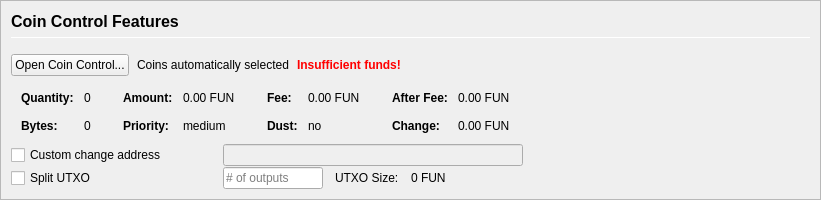
         <widget class="QFrame" name="frameCoinControl">
          <property name="sizePolicy">
           <sizepolicy hsizetype="Expanding" vsizetype="Expanding">
            <horstretch>0</horstretch>
            <verstretch>0</verstretch>
           </sizepolicy>
          </property>
          <property name="maximumSize">
           <size>
            <width>16777215</width>
            <height>16777215</height>
           </size>
          </property>
          <property name="frameShape">
           <enum>QFrame::StyledPanel</enum>
          </property>
          <property name="frameShadow">
           <enum>QFrame::Sunken</enum>
          </property>
          <layout class="QVBoxLayout" name="verticalLayoutCoinControl2">
           <property name="spacing">
            <number>0</number>
           </property>
           <property name="leftMargin">
            <number>0</number>
           </property>
           <property name="topMargin">
            <number>0</number>
           </property>
           <property name="rightMargin">
            <number>0</number>
           </property>
           <property name="bottomMargin">
            <number>0</number>
           </property>
           <item>
            <widget class="QFrame" name="frameCoinControl_BG">
             <layout class="QVBoxLayout" name="verticalLayoutCoinControl" stretch="0,0,0,0,0,0">
              <property name="spacing">
               <number>1</number>
              </property>
              <property name="leftMargin">
               <number>10</number>
              </property>
              <property name="topMargin">
               <number>10</number>
              </property>
              <item>
               <layout class="QHBoxLayout" name="horizontalLayoutCoinControl1">
                <property name="bottomMargin">
                 <number>15</number>
                </property>
                <item>
                 <layout class="QVBoxLayout" name="verticalLayout_3">
                  <property name="spacing">
                   <number>6</number>
                  </property>
                  <item>
                   <widget class="QLabel" name="labelCoinControlFeatures">
                    <property name="sizePolicy">
                     <sizepolicy hsizetype="Preferred" vsizetype="Maximum">
                      <horstretch>0</horstretch>
                      <verstretch>0</verstretch>
                     </sizepolicy>
                    </property>
                    <property name="minimumSize">
                     <size>
                      <width>0</width>
                      <height>20</height>
                     </size>
                    </property>
                    <property name="font">
                     <font>
                      <pointsize>12</pointsize>
                      <weight>75</weight>
                      <bold>true</bold>
                     </font>
                    </property>
                    <property name="styleSheet">
                     <string notr="true">font-weight:bold;</string>
                    </property>
                    <property name="text">
                     <string>Coin Control Features</string>
                    </property>
                   </widget>
                  </item>
                  <item>
                   <widget class="Line" name="line">
                    <property name="minimumSize">
                     <size>
                      <width>0</width>
                      <height>1</height>
                     </size>
                    </property>
                    <property name="maximumSize">
                     <size>
                      <width>16777215</width>
                      <height>1</height>
                     </size>
                    </property>
                    <property name="orientation">
                     <enum>Qt::Horizontal</enum>
                    </property>
                   </widget>
                  </item>
                 </layout>
                </item>
               </layout>
              </item>
              <item>
               <layout class="QHBoxLayout" name="horizontalLayoutCoinControl2" stretch="0,0,0,0">
                <property name="spacing">
                 <number>8</number>
                </property>
                <property name="bottomMargin">
                 <number>10</number>
                </property>
                <item>
                 <widget class="QPushButton" name="pushButtonCoinControl">
                  <property name="styleSheet">
                   <string notr="true"/>
                  </property>
                  <property name="text">
                   <string>Open Coin Control...</string>
                  </property>
                  <property name="autoDefault">
                   <bool>false</bool>
                  </property>
                 </widget>
                </item>
                <item>
                 <widget class="QLabel" name="labelCoinControlAutomaticallySelected">
                  <property name="text">
                   <string>Coins automatically selected</string>
                  </property>
                  <property name="margin">
                   <number>5</number>
                  </property>
                 </widget>
                </item>
                <item>
                 <widget class="QLabel" name="labelCoinControlInsuffFunds">
                  <property name="font">
                   <font>
                    <weight>75</weight>
                    <bold>true</bold>
                   </font>
                  </property>
                  <property name="styleSheet">
                   <string notr="true">color:red;font-weight:bold;</string>
                  </property>
                  <property name="text">
                   <string>Insufficient funds!</string>
                  </property>
                  <property name="margin">
                   <number>5</number>
                  </property>
                 </widget>
                </item>
                <item>
                 <spacer name="horizontalSpacerCoinControl">
                  <property name="orientation">
                   <enum>Qt::Horizontal</enum>
                  </property>
                  <property name="sizeHint" stdset="0">
                   <size>
                    <width>40</width>
                    <height>1</height>
                   </size>
                  </property>
                 </spacer>
                </item>
               </layout>
              </item>
              <item>
               <widget class="QWidget" name="widgetCoinControl" native="true">
                <property name="sizePolicy">
                 <sizepolicy hsizetype="Preferred" vsizetype="Preferred">
                  <horstretch>0</horstretch>
                  <verstretch>0</verstretch>
                 </sizepolicy>
                </property>
                <property name="minimumSize">
                 <size>
                  <width>0</width>
                  <height>0</height>
                 </size>
                </property>
                <property name="styleSheet">
                 <string notr="true"/>
                </property>
                <layout class="QHBoxLayout" name="horizontalLayoutCoinControl5">
                 <property name="leftMargin">
                  <number>0</number>
                 </property>
                 <property name="topMargin">
                  <number>0</number>
                 </property>
                 <property name="rightMargin">
                  <number>0</number>
                 </property>
                 <property name="bottomMargin">
                  <number>0</number>
                 </property>
                 <item>
                  <layout class="QHBoxLayout" name="horizontalLayoutCoinControl3" stretch="0,0,0,1">
                   <property name="spacing">
                    <number>20</number>
                   </property>
                   <property name="topMargin">
                    <number>0</number>
                   </property>
                   <property name="bottomMargin">
                    <number>10</number>
                   </property>
                   <item>
                    <layout class="QFormLayout" name="formLayoutCoinControl1">
                     <property name="horizontalSpacing">
                      <number>10</number>
                     </property>
                     <property name="verticalSpacing">
                      <number>14</number>
                     </property>
                     <property name="leftMargin">
                      <number>10</number>
                     </property>
                     <property name="topMargin">
                      <number>4</number>
                     </property>
                     <property name="rightMargin">
                      <number>6</number>
                     </property>
                     <item row="0" column="0">
                      <widget class="QLabel" name="labelCoinControlQuantityText">
                       <property name="font">
                        <font>
                         <weight>75</weight>
                         <bold>true</bold>
                        </font>
                       </property>
                       <property name="text">
                        <string>Quantity:</string>
                       </property>
                       <property name="margin">
                        <number>0</number>
                       </property>
                      </widget>
                     </item>
                     <item row="0" column="1">
                      <widget class="QLabel" name="labelCoinControlQuantity">
                       <property name="cursor">
                        <cursorShape>IBeamCursor</cursorShape>
                       </property>
                       <property name="contextMenuPolicy">
                        <enum>Qt::ActionsContextMenu</enum>
                       </property>
                       <property name="text">
                        <string notr="true">0</string>
                       </property>
                       <property name="margin">
                        <number>0</number>
                       </property>
                       <property name="textInteractionFlags">
                        <set>Qt::LinksAccessibleByMouse|Qt::TextSelectableByKeyboard|Qt::TextSelectableByMouse</set>
                       </property>
                      </widget>
                     </item>
                     <item row="1" column="0">
                      <widget class="QLabel" name="labelCoinControlBytesText">
                       <property name="font">
                        <font>
                         <weight>75</weight>
                         <bold>true</bold>
                        </font>
                       </property>
                       <property name="text">
                        <string>Bytes:</string>
                       </property>
                      </widget>
                     </item>
                     <item row="1" column="1">
                      <widget class="QLabel" name="labelCoinControlBytes">
                       <property name="cursor">
                        <cursorShape>IBeamCursor</cursorShape>
                       </property>
                       <property name="contextMenuPolicy">
                        <enum>Qt::ActionsContextMenu</enum>
                       </property>
                       <property name="text">
                        <string notr="true">0</string>
                       </property>
                       <property name="textInteractionFlags">
                        <set>Qt::LinksAccessibleByMouse|Qt::TextSelectableByKeyboard|Qt::TextSelectableByMouse</set>
                       </property>
                      </widget>
                     </item>
                    </layout>
                   </item>
                   <item>
                    <layout class="QFormLayout" name="formLayoutCoinControl2">
                     <property name="horizontalSpacing">
                      <number>10</number>
                     </property>
                     <property name="verticalSpacing">
                      <number>14</number>
                     </property>
                     <property name="leftMargin">
                      <number>6</number>
                     </property>
                     <property name="topMargin">
                      <number>4</number>
                     </property>
                     <property name="rightMargin">
                      <number>6</number>
                     </property>
                     <item row="0" column="0">
                      <widget class="QLabel" name="labelCoinControlAmountText">
                       <property name="font">
                        <font>
                         <weight>75</weight>
                         <bold>true</bold>
                        </font>
                       </property>
                       <property name="text">
                        <string>Amount:</string>
                       </property>
                       <property name="margin">
                        <number>0</number>
                       </property>
                      </widget>
                     </item>
                     <item row="0" column="1">
                      <widget class="QLabel" name="labelCoinControlAmount">
                       <property name="cursor">
                        <cursorShape>IBeamCursor</cursorShape>
                       </property>
                       <property name="contextMenuPolicy">
                        <enum>Qt::ActionsContextMenu</enum>
                       </property>
                       <property name="text">
                        <string notr="true">0.00 FUN</string>
                       </property>
                       <property name="textInteractionFlags">
                        <set>Qt::LinksAccessibleByMouse|Qt::TextSelectableByKeyboard|Qt::TextSelectableByMouse</set>
                       </property>
                      </widget>
                     </item>
                     <item row="1" column="0">
                      <widget class="QLabel" name="labelCoinControlPriorityText">
                       <property name="font">
                        <font>
                         <weight>75</weight>
                         <bold>true</bold>
                        </font>
                       </property>
                       <property name="text">
                        <string>Priority:</string>
                       </property>
                      </widget>
                     </item>
                     <item row="1" column="1">
                      <widget class="QLabel" name="labelCoinControlPriority">
                       <property name="cursor">
                        <cursorShape>IBeamCursor</cursorShape>
                       </property>
                       <property name="contextMenuPolicy">
                        <enum>Qt::ActionsContextMenu</enum>
                       </property>
                       <property name="text">
                        <string>medium</string>
                       </property>
                       <property name="textInteractionFlags">
                        <set>Qt::LinksAccessibleByMouse|Qt::TextSelectableByKeyboard|Qt::TextSelectableByMouse</set>
                       </property>
                      </widget>
                     </item>
                    </layout>
                   </item>
                   <item>
                    <layout class="QFormLayout" name="formLayoutCoinControl3">
                     <property name="horizontalSpacing">
                      <number>10</number>
                     </property>
                     <property name="verticalSpacing">
                      <number>14</number>
                     </property>
                     <property name="leftMargin">
                      <number>6</number>
                     </property>
                     <property name="topMargin">
                      <number>4</number>
                     </property>
                     <property name="rightMargin">
                      <number>6</number>
                     </property>
                     <item row="0" column="0">
                      <widget class="QLabel" name="labelCoinControlFeeText">
                       <property name="font">
                        <font>
                         <weight>75</weight>
                         <bold>true</bold>
                        </font>
                       </property>
                       <property name="text">
                        <string>Fee:</string>
                       </property>
                       <property name="margin">
                        <number>0</number>
                       </property>
                      </widget>
                     </item>
                     <item row="0" column="1">
                      <widget class="QLabel" name="labelCoinControlFee">
                       <property name="cursor">
                        <cursorShape>IBeamCursor</cursorShape>
                       </property>
                       <property name="contextMenuPolicy">
                        <enum>Qt::ActionsContextMenu</enum>
                       </property>
                       <property name="text">
                        <string notr="true">0.00 FUN</string>
                       </property>
                       <property name="textInteractionFlags">
                        <set>Qt::LinksAccessibleByMouse|Qt::TextSelectableByKeyboard|Qt::TextSelectableByMouse</set>
                       </property>
                      </widget>
                     </item>
                     <item row="1" column="0">
                      <widget class="QLabel" name="labelCoinControlLowOutputText">
                       <property name="font">
                        <font>
                         <weight>75</weight>
                         <bold>true</bold>
                        </font>
                       </property>
                       <property name="text">
                        <string>Dust:</string>
                       </property>
                      </widget>
                     </item>
                     <item row="1" column="1">
                      <widget class="QLabel" name="labelCoinControlLowOutput">
                       <property name="cursor">
                        <cursorShape>IBeamCursor</cursorShape>
                       </property>
                       <property name="contextMenuPolicy">
                        <enum>Qt::ActionsContextMenu</enum>
                       </property>
                       <property name="text">
                        <string>no</string>
                       </property>
                       <property name="textInteractionFlags">
                        <set>Qt::LinksAccessibleByMouse|Qt::TextSelectableByKeyboard|Qt::TextSelectableByMouse</set>
                       </property>
                      </widget>
                     </item>
                    </layout>
                   </item>
                   <item>
                    <layout class="QFormLayout" name="formLayoutCoinControl4">
                     <property name="horizontalSpacing">
                      <number>10</number>
                     </property>
                     <property name="verticalSpacing">
                      <number>14</number>
                     </property>
                     <property name="leftMargin">
                      <number>6</number>
                     </property>
                     <property name="topMargin">
                      <number>4</number>
                     </property>
                     <property name="rightMargin">
                      <number>6</number>
                     </property>
                     <item row="0" column="0">
                      <widget class="QLabel" name="labelCoinControlAfterFeeText">
                       <property name="font">
                        <font>
                         <weight>75</weight>
                         <bold>true</bold>
                        </font>
                       </property>
                       <property name="text">
                        <string>After Fee:</string>
                       </property>
                       <property name="margin">
                        <number>0</number>
                       </property>
                      </widget>
                     </item>
                     <item row="0" column="1">
                      <widget class="QLabel" name="labelCoinControlAfterFee">
                       <property name="cursor">
                        <cursorShape>IBeamCursor</cursorShape>
                       </property>
                       <property name="contextMenuPolicy">
                        <enum>Qt::ActionsContextMenu</enum>
                       </property>
                       <property name="text">
                        <string notr="true">0.00 FUN</string>
                       </property>
                       <property name="textInteractionFlags">
                        <set>Qt::LinksAccessibleByMouse|Qt::TextSelectableByKeyboard|Qt::TextSelectableByMouse</set>
                       </property>
                      </widget>
                     </item>
                     <item row="1" column="0">
                      <widget class="QLabel" name="labelCoinControlChangeText">
                       <property name="font">
                        <font>
                         <weight>75</weight>
                         <bold>true</bold>
                        </font>
                       </property>
                       <property name="text">
                        <string>Change:</string>
                       </property>
                      </widget>
                     </item>
                     <item row="1" column="1">
                      <widget class="QLabel" name="labelCoinControlChange">
                       <property name="cursor">
                        <cursorShape>IBeamCursor</cursorShape>
                       </property>
                       <property name="contextMenuPolicy">
                        <enum>Qt::ActionsContextMenu</enum>
                       </property>
                       <property name="text">
                        <string notr="true">0.00 FUN</string>
                       </property>
                       <property name="textInteractionFlags">
                        <set>Qt::LinksAccessibleByMouse|Qt::TextSelectableByKeyboard|Qt::TextSelectableByMouse</set>
                       </property>
                      </widget>
                     </item>
                    </layout>
                   </item>
                  </layout>
                 </item>
                </layout>
               </widget>
              </item>
              <item>
               <layout class="QHBoxLayout" name="horizontalLayoutCoinControl4">
                <property name="spacing">
                 <number>12</number>
                </property>
                <property name="sizeConstraint">
                 <enum>QLayout::SetDefaultConstraint</enum>
                </property>
                <property name="topMargin">
                 <number>0</number>
                </property>
                <property name="rightMargin">
                 <number>0</number>
                </property>
                <item>
                 <widget class="QCheckBox" name="checkBoxCoinControlChange">
                  <property name="sizePolicy">
                   <sizepolicy hsizetype="Preferred" vsizetype="Preferred">
                    <horstretch>0</horstretch>
                    <verstretch>0</verstretch>
                   </sizepolicy>
                  </property>
                  <property name="minimumSize">
                   <size>
                    <width>200</width>
                    <height>0</height>
                   </size>
                  </property>
                  <property name="maximumSize">
                   <size>
                    <width>200</width>
                    <height>16777215</height>
                   </size>
                  </property>
                  <property name="toolTip">
                   <string>If this is activated, but the change address is empty or invalid, change will be sent to a newly generated address.</string>
                  </property>
                  <property name="text">
                   <string>Custom change address</string>
                  </property>
                 </widget>
                </item>
                <item>
                 <widget class="QValidatedLineEdit" name="lineEditCoinControlChange">
                  <property name="enabled">
                   <bool>false</bool>
                  </property>
                  <property name="sizePolicy">
                   <sizepolicy hsizetype="Preferred" vsizetype="Preferred">
                    <horstretch>0</horstretch>
                    <verstretch>0</verstretch>
                   </sizepolicy>
                  </property>
                  <property name="minimumSize">
                   <size>
                    <width>300</width>
                    <height>0</height>
                   </size>
                  </property>
                 </widget>
                </item>
                <item>
                 <widget class="QLabel" name="labelCoinControlChangeLabel">
                  <property name="sizePolicy">
                   <sizepolicy hsizetype="Preferred" vsizetype="Preferred">
                    <horstretch>0</horstretch>
                    <verstretch>0</verstretch>
                   </sizepolicy>
                  </property>
                  <property name="minimumSize">
                   <size>
                    <width>100</width>
                    <height>0</height>
                   </size>
                  </property>
                  <property name="text">
                   <string/>
                  </property>
                  <property name="margin">
                   <number>3</number>
                  </property>
                 </widget>
                </item>
               </layout>
              </item>
              <item>
               <layout class="QHBoxLayout" name="horizontalLayoutCoinControl6">
                <property name="spacing">
                 <number>12</number>
                </property>
                <property name="rightMargin">
                 <number>0</number>
                </property>
                <item>
                 <widget class="QCheckBox" name="splitBlockCheckBox">
                  <property name="sizePolicy">
                   <sizepolicy hsizetype="Preferred" vsizetype="Preferred">
                    <horstretch>0</horstretch>
                    <verstretch>0</verstretch>
                   </sizepolicy>
                  </property>
                  <property name="minimumSize">
                   <size>
                    <width>200</width>
                    <height>0</height>
                   </size>
                  </property>
                  <property name="maximumSize">
                   <size>
                    <width>200</width>
                    <height>16777215</height>
                   </size>
                  </property>
                  <property name="text">
                   <string>Split UTXO</string>
                  </property>
                 </widget>
                </item>
                <item>
                 <widget class="QLineEdit" name="splitBlockLineEdit">
                  <property name="sizePolicy">
                   <sizepolicy hsizetype="Preferred" vsizetype="Preferred">
                    <horstretch>50</horstretch>
                    <verstretch>0</verstretch>
                   </sizepolicy>
                  </property>
                  <property name="minimumSize">
                   <size>
                    <width>100</width>
                    <height>0</height>
                   </size>
                  </property>
                  <property name="maximumSize">
                   <size>
                    <width>100</width>
                    <height>16777215</height>
                   </size>
                  </property>
                  <property name="placeholderText">
                   <string># of outputs</string>
                  </property>
                 </widget>
                </item>
                <item>
                 <widget class="QLabel" name="labelBlockSizeText">
                  <property name="text">
                   <string>UTXO Size:</string>
                  </property>
                 </widget>
                </item>
                <item>
                 <widget class="QLabel" name="labelBlockSize">
                  <property name="text">
                   <string>0 FUN</string>
                  </property>
                 </widget>
                </item>
                <item>
                 <spacer name="horizontalSpacer_7">
                  <property name="orientation">
                   <enum>Qt::Horizontal</enum>
                  </property>
                  <property name="sizeHint" stdset="0">
                   <size>
                    <width>40</width>
                    <height>20</height>
                   </size>
                  </property>
                 </spacer>
                </item>
               </layout>
              </item>
              <item>
               <spacer name="verticalSpacerCoinControl">
                <property name="orientation">
                 <enum>Qt::Vertical</enum>
                </property>
                <property name="sizeHint" stdset="0">
                 <size>
                  <width>800</width>
                  <height>1</height>
                 </size>
                </property>
               </spacer>
              </item>
             </layout>
            </widget>
           </item>
          </layout>
         </widget>
